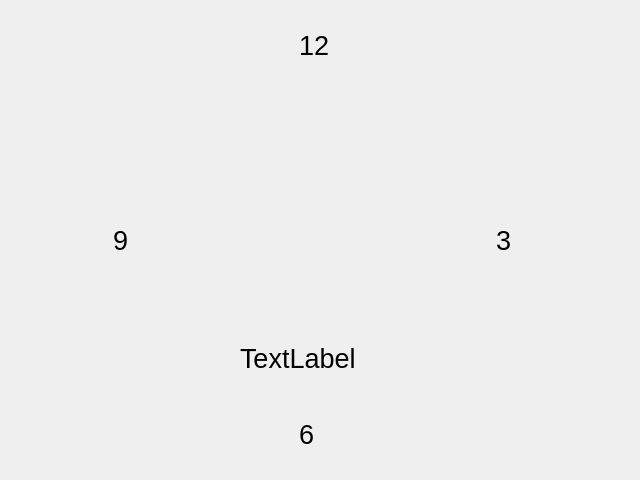
<?xml version="1.0" encoding="UTF-8"?>
<ui version="4.0">
 <class>AnalogClock</class>
 <widget class="QWidget" name="AnalogClock">
  <property name="geometry">
   <rect>
    <x>0</x>
    <y>0</y>
    <width>640</width>
    <height>480</height>
   </rect>
  </property>
  <property name="windowTitle">
   <string>Form</string>
  </property>
  <property name="styleSheet">
   <string notr="true"/>
  </property>
  <widget class="QPushButton" name="pb_rdigital">
   <property name="geometry">
    <rect>
     <x>0</x>
     <y>0</y>
     <width>85</width>
     <height>481</height>
    </rect>
   </property>
   <property name="styleSheet">
    <string notr="true">border-style: solid;</string>
   </property>
   <property name="text">
    <string/>
   </property>
  </widget>
  <widget class="QPushButton" name="pb_calaix">
   <property name="geometry">
    <rect>
     <x>555</x>
     <y>0</y>
     <width>85</width>
     <height>481</height>
    </rect>
   </property>
   <property name="styleSheet">
    <string notr="true">border-style: solid;</string>
   </property>
   <property name="text">
    <string/>
   </property>
  </widget>
  <widget class="QLabel" name="data">
   <property name="geometry">
    <rect>
     <x>240</x>
     <y>335</y>
     <width>161</width>
     <height>47</height>
    </rect>
   </property>
   <property name="font">
    <font>
     <pointsize>20</pointsize>
    </font>
   </property>
   <property name="styleSheet">
    <string notr="true">qproperty-alignment: 'AlignVCenter | AlignCenter';</string>
   </property>
   <property name="text">
    <string>TextLabel</string>
   </property>
  </widget>
  <widget class="QLabel" name="l6">
   <property name="geometry">
    <rect>
     <x>299</x>
     <y>419</y>
     <width>41</width>
     <height>31</height>
    </rect>
   </property>
   <property name="font">
    <font>
     <pointsize>20</pointsize>
    </font>
   </property>
   <property name="styleSheet">
    <string notr="true">qproperty-alignment: 'AlignVCenter | AlignCenter';</string>
   </property>
   <property name="text">
    <string>6</string>
   </property>
  </widget>
  <widget class="QLabel" name="l12">
   <property name="geometry">
    <rect>
     <x>299</x>
     <y>30</y>
     <width>41</width>
     <height>31</height>
    </rect>
   </property>
   <property name="font">
    <font>
     <pointsize>20</pointsize>
    </font>
   </property>
   <property name="styleSheet">
    <string notr="true">qproperty-alignment: 'AlignVCenter | AlignCenter';</string>
   </property>
   <property name="text">
    <string>12</string>
   </property>
  </widget>
  <widget class="QLabel" name="l3">
   <property name="geometry">
    <rect>
     <x>496</x>
     <y>225</y>
     <width>41</width>
     <height>31</height>
    </rect>
   </property>
   <property name="font">
    <font>
     <pointsize>20</pointsize>
    </font>
   </property>
   <property name="styleSheet">
    <string notr="true">qproperty-alignment: 'AlignVCenter | AlignCenter';</string>
   </property>
   <property name="text">
    <string>3</string>
   </property>
  </widget>
  <widget class="QLabel" name="l9">
   <property name="geometry">
    <rect>
     <x>113</x>
     <y>225</y>
     <width>41</width>
     <height>31</height>
    </rect>
   </property>
   <property name="font">
    <font>
     <pointsize>20</pointsize>
    </font>
   </property>
   <property name="styleSheet">
    <string notr="true">qproperty-alignment: 'AlignVCenter | AlignCenter';</string>
   </property>
   <property name="text">
    <string>9</string>
   </property>
  </widget>
 </widget>
 <resources/>
 <connections/>
</ui>
